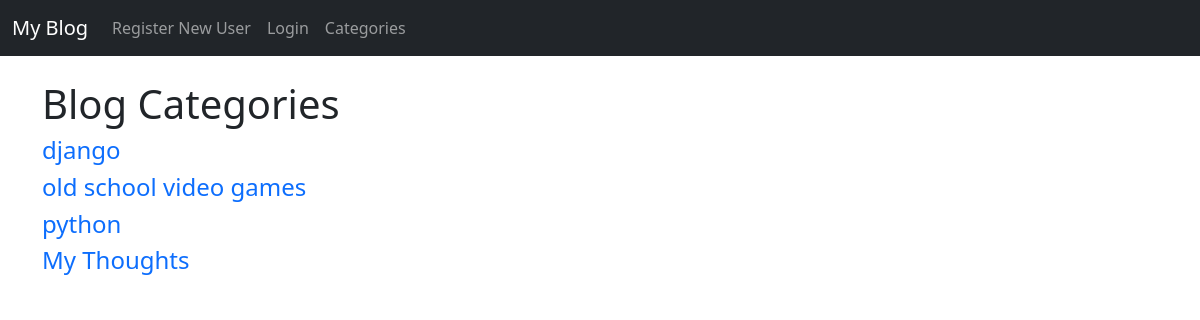
Screenshot of /category-list with the database file from the repository.
### myblog/models.py (models this page shows, shortened)
class Category(models.Model):
    name = models.CharField(max_length=255)
    def __str__(self):
        return self.name

### myblog/views.py (the view)
# urls.py: path('category-list', CategoryListView, name='category_list'),
def CategoryListView(request):
    cat_menu_list = Category.objects.all()
    return render(request, 'category_list.html', {'cat_menu_list': cat_menu_list})

### myblog/templates/category_list.html
{% extends 'base.html' %}
{% block content %}
<h1>Blog Categories</h1>
    {% for item in cat_menu_list %}
        <h4 class="link-primary link-offset-2 link-underline-opacity-25 link-underline-opacity-100-hover"><a class="dropdown-item" href="{% url 'category' item|slugify %}">{{ item }}</a></h4>
    {% endfor %}
{% endblock %}

### rows the page displays
Category: name "django"
Category: name "old school video games"
Category: name "python"
Category: name "My Thoughts"
